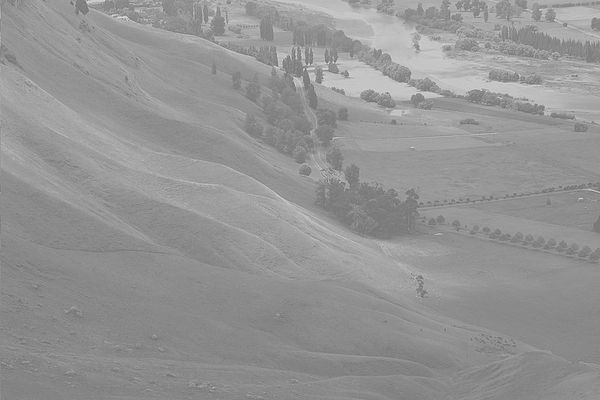
#> input picture lab3/class work/histogram.jpg, 600 x 400 px
$ python task.py
#> lines starting #> are read from the running program, lines starting #| are printed output that depends on the picture
#> further down, image is the input picture: shape (400, 600); min 105, max 228, mean 148
# -*- coding: utf-8 -*-
"""
Created on Fri Sep 12 15:51:07 2025

@author: USER
"""

import cv2
import numpy as np
import matplotlib.pyplot as plt

def Manual_equalizeHist(image):
    h, w = image.shape
#> h = 400; w = 600
    total = h * w
#> total = 240000
    hist = np.zeros(256, dtype=np.int32)
    for i in range(h):
        for j in range(w):
            pixel_val = image[i, j]
            hist[pixel_val] += 1
#> after the loop, hist = 256 values, max 9682 at index 137, min 0 at index 0, mean 937.5

    # [4 lines of commented-out code are left out]

    pdf = np.zeros(256, dtype=np.float32)
    for i in range(256):
        pdf[i] = hist[i] / float(total)
#> after the loop, pdf = 256 values, max 0.0403 at index 137, min 0 at index 0, mean 0.00391


    # [4 lines of commented-out code are left out]


    cdf = np.zeros(256, dtype=np.float32)
    cumulative = 0.0
    for i in range(256):
        cumulative += pdf[i]
        cdf[i] = cumulative
#> after the loop, cdf = 256 values from 0 to 1; cumulative = 1

    # [4 lines of commented-out code are left out]

    trans = np.zeros(256, dtype=np.uint8)
    for i in range(256):
        trans[i] = int(round(cdf[i] * 255))
#> after the loop, trans = 256 values from 0 to 255


    out = np.zeros_like(image, dtype=np.uint8)
    for i in range(h):
        for j in range(w):
            out[i, j] = trans[image[i, j]]
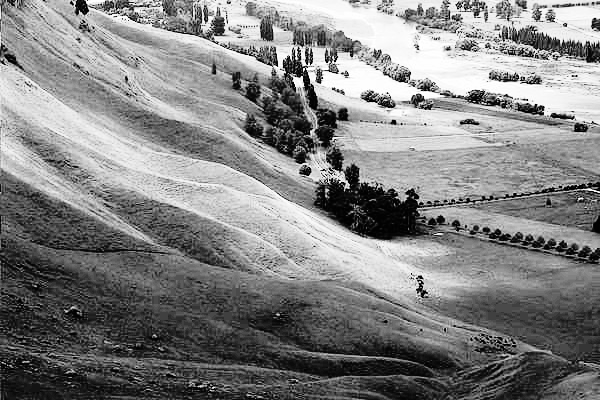
#> out: shape (400, 600); min 0, max 255, mean 130.4

    out_hist=np.zeros(256,dtype=np.uint32)
    for i in range(h):
        for j in range(w):
            pix_val=out[i,j]
            out_hist[pix_val]+=1
#> after the loop, out_hist = 256 values, max 9682 at index 64, min 0 at index 5, mean 937.5

    # [4 lines of commented-out code are left out]

    out_pdf=np.zeros(256,dtype=np.float32)
    for i in range(256):
        out_pdf[i]=out_hist[i]/float(total)
#> after the loop, out_pdf = 256 values, max 0.0403 at index 64, min 0 at index 5, mean 0.00391

    # [4 lines of commented-out code are left out]


    out_cdf= np.zeros(256,dtype=np.float32)
    x=0.0
    for i in range(256):
        x+=out_pdf[i]
        out_cdf[i]=x
#> this loop made 256 passes
#> x on passes 1 to 3: 0.00158, 0.00478, 0.00945
#> after the loop, out_cdf = 256 values from 0.00158 to 1; x = 1

    # [4 lines of commented-out code are left out]


    return out, hist, out_hist,cdf, out_cdf

# -------- Main Program --------
image = cv2.imread(r"histogram.jpg", cv2.IMREAD_GRAYSCALE)
he1, hist, out_hist, cdf, out_cdf = Manual_equalizeHist(image)
#> cdf = 256 values from 0 to 1; out_cdf = 256 values from 0.00158 to 1


he2 = cv2.equalizeHist(image)

plt.figure(figsize=(10, 12))

# 1. Input Image
plt.subplot(3, 2, 1)
plt.imshow(image, cmap='gray')
plt.title("Input Image")


# 2. Output Image (HE1 - Manual)
plt.subplot(3, 2, 2)
plt.imshow(he1, cmap='gray')
plt.title("Output Image (HE1 - Manual)")


# 3. Input Histogram
plt.subplot(3, 2, 3)
plt.plot(hist)
plt.title("Input Histogram")


# 4. Histogram of HE1
plt.subplot(3, 2, 4)
plt.plot(out_hist)
plt.title("Histogram of HE1")


# 5. Input CDF
plt.subplot(3, 2, 5)
plt.plot(cdf)
plt.title("Input CDF")


# 6. CDF of HE1
plt.subplot(3, 2, 6)
plt.plot(out_cdf)
plt.title("CDF of HE1")

cv2.waitKey(0)
cv2.destroyAllWindows()
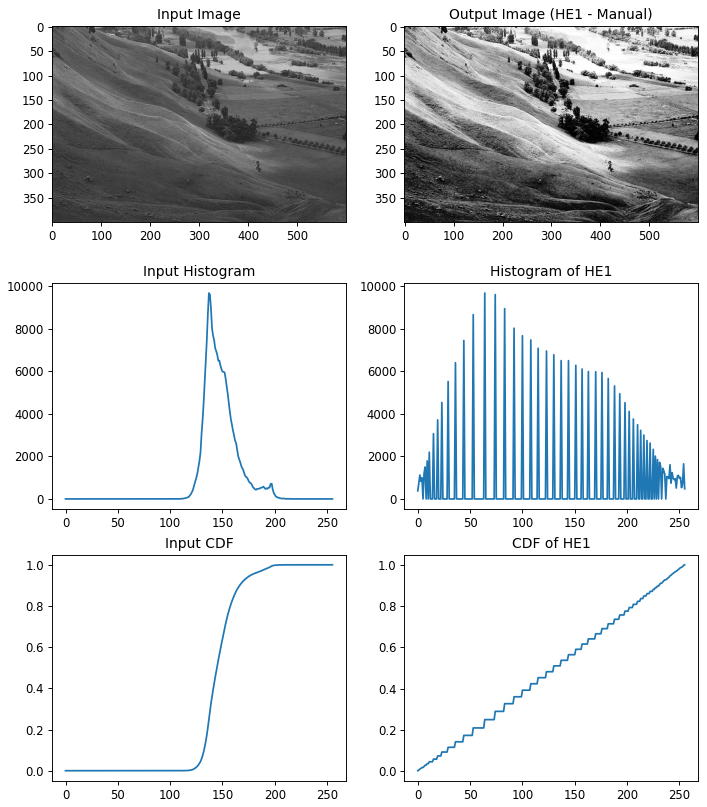
#> figure drawn by matplotlib, 6 panels; panel 3: curve peaks at x = 137, y = 9682; panel 4: curve peaks at x = 64, y = 9682; panel 5: curve peaks at x = 228, y = 1; panel 6: curve peaks at x = 255, y = 1
